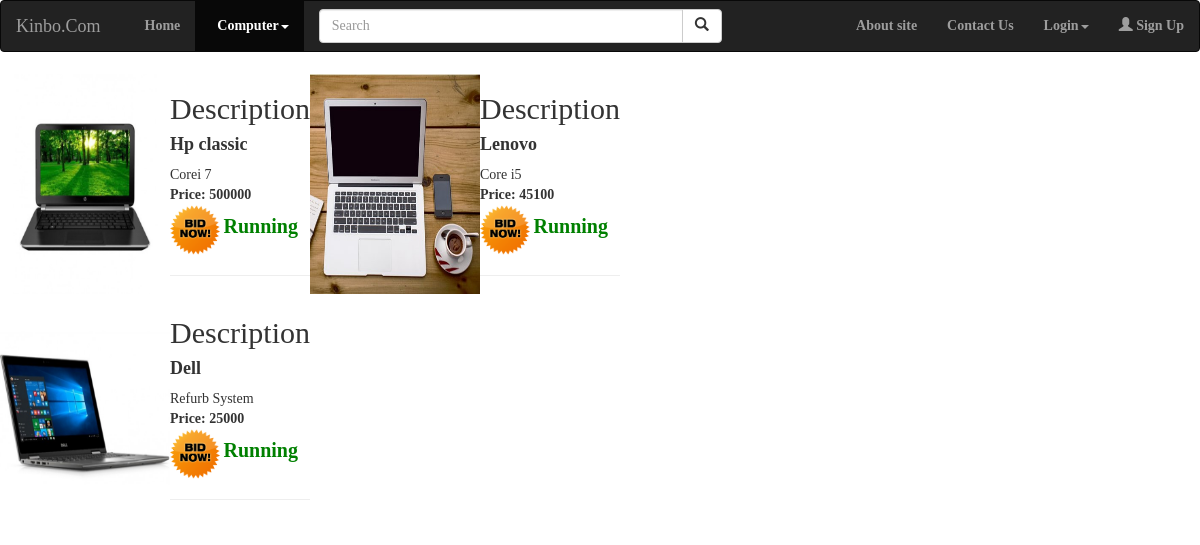
The page /Computer.php on the database its author committed.
### tables this page shows
CREATE TABLE `product` (
  `ProductName` varchar(100) NOT NULL COMMENT 'Product Name.',
  `ProductID` varchar(200) NOT NULL COMMENT 'This is the product id',
  `CatagoryName` varchar(100) NOT NULL COMMENT 'The category name of the Item.',
  `Quantity` int(200) NOT NULL COMMENT 'The number of the Item.',
  `Y-m-d` date NOT NULL COMMENT 'The Current Date.',
  `StartDate` date NOT NULL COMMENT 'The Bidding starting date.',
  `EndDate` date NOT NULL COMMENT 'The Bidding date end.',
  `ProductStatus` varchar(150) NOT NULL COMMENT 'The status of Bidding either Yes or No.',
  `Buyer` varchar(100) NOT NULL COMMENT 'The Buyer of the Item',
  `Image` varchar(100) NOT NULL DEFAULT 'Image' COMMENT 'The image of the Product.',
  `Description` varchar(500) NOT NULL COMMENT 'The description of the Bidding item.',
  `Price` bigint(20) UNSIGNED NOT NULL COMMENT 'The Price of the Item',
  `UserName` varchar(100) NOT NULL COMMENT 'The name of the seller of the Product.'
);

### Computer.php (the view, shortened to what this page needs)
<!DOCTYPE html>
<html lang="en">
<head>
  <link rel="stylesheet" href="https://maxcdn.bootstrapcdn.com/bootstrap/3.3.7/css/bootstrap.min.css">
</head>
<body>
<nav class="navbar navbar-inverse">
  <div class="container-fluid">
    <div class="navbar-header">
      <a class="navbar-brand" href="#">Kinbo.Com</a>
    </div>
    <ul class="nav navbar-nav">
      <li><a href="Home.php"><b>&nbsp&nbsp&nbsp&nbspHome</b></a></li>
      <li class="active" class="dropdown"><a class="dropdown-toggle" data-toggle="dropdown" href="#"><b>&nbsp&nbspComputer</b><span class="caret"></span></a>
      </li>
      <form class="navbar-form navbar-left" action="Search.php" method="POST">
      <div class="input-group">
        <input type="text" class="form-control" name="search" placeholder="Search" size="40">
        <div class="input-group-btn">
          <button class="btn btn-default" type="submit">
            <i class="glyphicon glyphicon-search"></i>
          </button>
        </div>
      </div>
    </form>
    </ul>
   <ul class="nav navbar-nav navbar-right">
   <li><a href="About Project.php"><b>About site</b></a></li>
      <li><a href="Contact Us.php"><b>Contact Us</b></a></li>
       <li class="dropdown"><a class="dropdown-toggle" data-toggle="dropdown" href="#"><b>Login</b><span class="caret"></span></a>
      </li>
      <li><a href="Registration.php"><span class="glyphicon glyphicon-user"></span> <b>Sign Up</b></a></li>
    </ul>
  </div>
</nav>
<table>
<?php
   $Server="localhost";
     $username="root";
     $psrd="";
     $dbname = "Bidding";
     $connection= mysqli_connect($Server,$username,$psrd,$dbname);
    $query="select * from product where CatagoryName='Computer' and ProductStatus='No' ";
    $Result=mysqli_query($connection,$query);
    $break=0;
    while ($row=mysqli_fetch_array($Result)) {
      if($break==2){
        echo "<tr>";
        $break=0;
      }
    $datenow = date("Y-m-d");
  $sdate = $row['StartDate'];
  if($sdate<=$datenow){
    echo'<td>';
    echo"<img src='".$row['Image']."' width='170px' height='220px'><br>";
    echo'</td>';
    echo'<td>';
    echo "<h2> Description</h2>";
    echo "<h4>";
    echo "<b>";
    echo $row['ProductName'];
    echo "</b>";
    echo "</h4>";
    echo $row['Description'];
    echo "<br>";
    echo "<b>";
    echo "Price: ";
    echo $row['Price'];
    echo "</b>";
    echo "<br>";
?>
      <a href="javascript:bid(<?php echo $row[0]; ?>)"> <img src="Image/bidnow.png"  width="50px" height="50px"  alt="Bid" /> <span style="color: green;font-size: 20px"><b>Running</b></span> </a>
<?php
      $break++;
              echo "<hr>";
echo'</td>';
    }
  }
?>
</table>
</body>
</html>

### Computer.php (style rules this page uses)
body { font-family: Agency FB; }

### rows shown on the page
product: Image (picture), ProductName "Hp classic", Description "Corei 7", Price "500000"
product: Image (picture), ProductName "Lenovo", Description "Core i5", Price "45100"
product: Image (picture), ProductName "Dell", Description "Refurb System", Price "25000"
